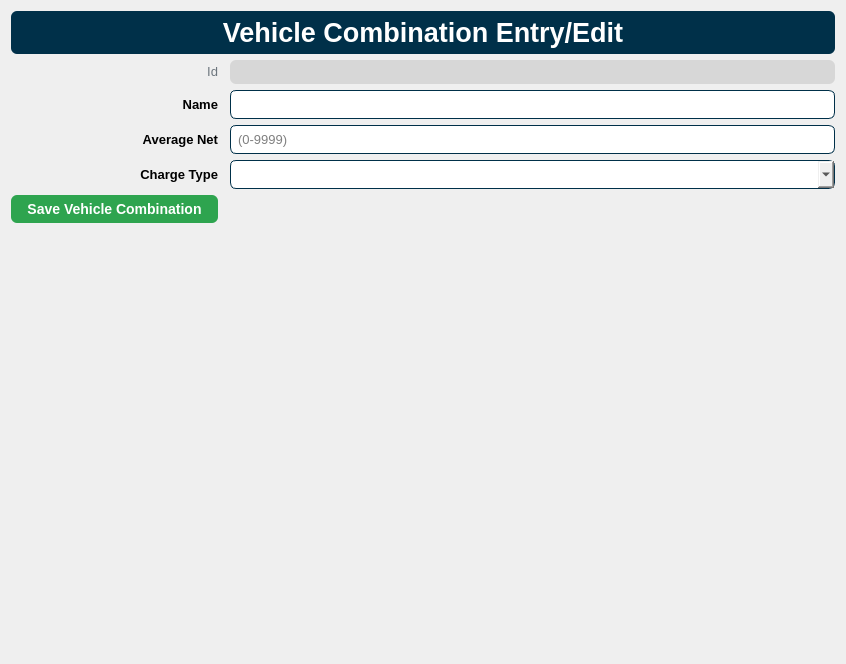
      <widget class="QWidget" name="pageVehicleCombinationEntry">
       <layout class="QGridLayout" name="gridLayout_15">
        <item row="2" column="2">
         <widget class="QLineEdit" name="txtVehicleCombination_Name">
          <property name="styleSheet">
           <string notr="true">border: 1px solid #003049;
border-radius: 6px;
font-family: &quot;Helvetica&quot;;
font-size: 10pt;
padding: 5px;</string>
          </property>
          <property name="maxLength">
           <number>32767</number>
          </property>
         </widget>
        </item>
        <item row="6" column="0" colspan="3">
         <spacer name="verticalSpacer_5">
          <property name="orientation">
           <enum>Qt::Vertical</enum>
          </property>
          <property name="sizeHint" stdset="0">
           <size>
            <width>824</width>
            <height>430</height>
           </size>
          </property>
         </spacer>
        </item>
        <item row="0" column="0" colspan="3">
         <widget class="QLabel" name="lblVehicleCombinationEntry_Header">
          <property name="styleSheet">
           <string notr="true">border: 1px solid rgba(27, 31, 35, .15);
border-radius: 6px;
background-color: #003049;
color: #ffffff;
font-size: 20pt;
font-family: &quot;Helvetica&quot;;
font-style: normal;
font-weight: 700;
padding: 6px;</string>
          </property>
          <property name="text">
           <string>Vehicle Combination Entry/Edit</string>
          </property>
          <property name="alignment">
           <set>Qt::AlignCenter</set>
          </property>
         </widget>
        </item>
        <item row="1" column="0">
         <widget class="QLabel" name="lblVehicleCombinationId_Label">
          <property name="sizePolicy">
           <sizepolicy hsizetype="Preferred" vsizetype="Maximum">
            <horstretch>0</horstretch>
            <verstretch>0</verstretch>
           </sizepolicy>
          </property>
          <property name="layoutDirection">
           <enum>Qt::LeftToRight</enum>
          </property>
          <property name="styleSheet">
           <string notr="true">color: #6c757d;
font-family: &quot;Helvetica&quot;;
font-weight: 300;
font-size: 10pt</string>
          </property>
          <property name="text">
           <string>Id</string>
          </property>
          <property name="alignment">
           <set>Qt::AlignRight|Qt::AlignTrailing|Qt::AlignVCenter</set>
          </property>
         </widget>
        </item>
        <item row="1" column="2">
         <widget class="QLabel" name="lblVehicleCombinationId">
          <property name="sizePolicy">
           <sizepolicy hsizetype="Preferred" vsizetype="Minimum">
            <horstretch>0</horstretch>
            <verstretch>0</verstretch>
           </sizepolicy>
          </property>
          <property name="styleSheet">
           <string notr="true">background-color: rgb(215, 215, 215);
border-radius: 6px;
font-family: &quot;Helvetica&quot;;
padding: 5px;</string>
          </property>
          <property name="text">
           <string/>
          </property>
         </widget>
        </item>
        <item row="2" column="0">
         <widget class="QLabel" name="lblVehicleCombination_Name">
          <property name="sizePolicy">
           <sizepolicy hsizetype="Preferred" vsizetype="Maximum">
            <horstretch>0</horstretch>
            <verstretch>0</verstretch>
           </sizepolicy>
          </property>
          <property name="layoutDirection">
           <enum>Qt::LeftToRight</enum>
          </property>
          <property name="styleSheet">
           <string notr="true">font-family: &quot;Helvetica&quot;;
font-weight: 700;
font-size: 10pt;</string>
          </property>
          <property name="text">
           <string>Name</string>
          </property>
          <property name="alignment">
           <set>Qt::AlignRight|Qt::AlignTrailing|Qt::AlignVCenter</set>
          </property>
         </widget>
        </item>
        <item row="3" column="2">
         <widget class="QLineEdit" name="txtVehicleCombination_Net">
          <property name="styleSheet">
           <string notr="true">border: 1px solid #003049;
border-radius: 6px;
font-family: &quot;Helvetica&quot;;
font-size: 10pt;
padding: 5px;</string>
          </property>
          <property name="placeholderText">
           <string>(0-9999)</string>
          </property>
         </widget>
        </item>
        <item row="3" column="0">
         <widget class="QLabel" name="lblVehicleCombination_Net">
          <property name="styleSheet">
           <string notr="true">font-family: &quot;Helvetica&quot;;
font-weight: 700;
font-size: 10pt;</string>
          </property>
          <property name="text">
           <string>Average Net</string>
          </property>
          <property name="alignment">
           <set>Qt::AlignRight|Qt::AlignTrailing|Qt::AlignVCenter</set>
          </property>
         </widget>
        </item>
        <item row="4" column="0">
         <widget class="QLabel" name="lblVehicleCombination_ChargeType">
          <property name="styleSheet">
           <string notr="true">font-family: &quot;Helvetica&quot;;
font-weight: 700;
font-size: 10pt;</string>
          </property>
          <property name="text">
           <string>Charge Type</string>
          </property>
          <property name="alignment">
           <set>Qt::AlignRight|Qt::AlignTrailing|Qt::AlignVCenter</set>
          </property>
         </widget>
        </item>
        <item row="4" column="2">
         <widget class="QComboBox" name="cmbVehicleCombination_ChargeType">
          <property name="styleSheet">
           <string notr="true">border: 1px solid #003049;
border-radius: 6px;
font-family: &quot;Helvetica&quot;;
font-size: 10pt;
padding: 5px;</string>
          </property>
         </widget>
        </item>
        <item row="5" column="0">
         <widget class="QPushButton" name="btnSaveVehicleCombination">
          <property name="focusPolicy">
           <enum>Qt::NoFocus</enum>
          </property>
          <property name="styleSheet">
           <string notr="true">background-color: #2ea44f;
border: 1px solid rgba(27, 31, 35, .15);
border-radius: 6px;
color: #fff;
font-family: &quot;Helvetica&quot;;
font-size: 14px;
font-weight: 600;
line-height: 20px;
padding: 6px 16px;
position: relative;
text-align: center;
text-decoration: none;
vertical-align: middle;
white-space: nowrap;</string>
          </property>
          <property name="text">
           <string>Save Vehicle Combination</string>
          </property>
         </widget>
        </item>
       </layout>
      </widget>
